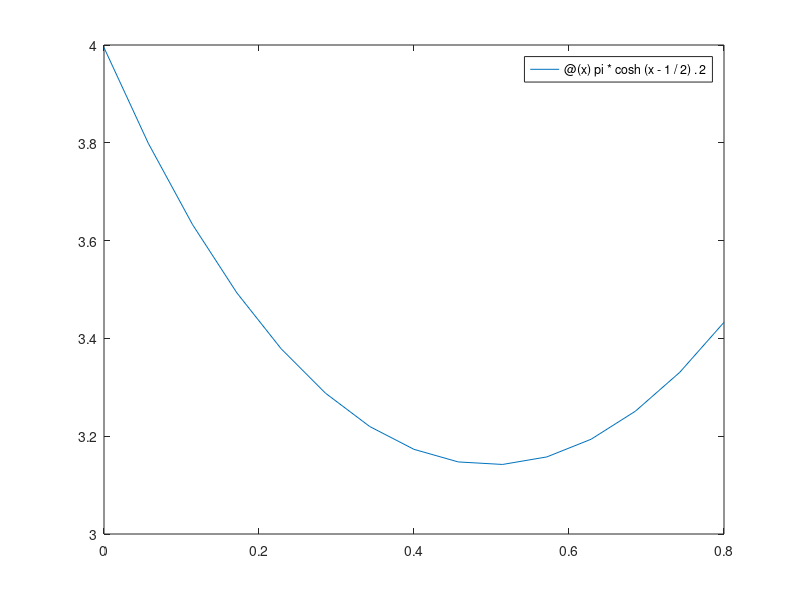

Reproduce this figure in MATLAB. (Note: this script raises an error after producing the figure.)
clear
close all
clc

f = @(x) pi*cosh(x - 1/2).^2;

a = 0;
b = 0.8;

VEx = pi*((sinh(1) + sinh(3/5))/4 + 2/5);

% Punto 1

fplot(f, [a b])
close

% Punto 2, 3, 4

% Funzioni pmedcomp, trapcomp, simpcomp

% Punto 5

N = 1:20;
V = zeros(3, length(N));

for n = N
    V(1, n) = pmedcomp(a, b, n, f);
    V(2, n) = trapcomp(a, b, n, f);
    V(3, n) = simpcomp(a, b, n, f);
end

plot(N, V, '*-', N, VEx*ones(size(N)))
legend('Pto Medio', 'Trapezi', 'Simpson', 'Esatto')
grid on
close

% Punto 6

E = abs(V - VEx * ones(size(V)));
H = (b-a)./N;

loglog(H, E, 'o', H, H.^2, H, H.^4)
grid on
close

% Punto 7

toll = 1e-5;

d2f = matlabFunction(diff(str2sym(func2str(f)), 2));
d4f = matlabFunction(diff(str2sym(func2str(f)), 4));

xV = linspace(a, b, 1e3);

NPm = ceil((b-a) * sqrt((b-a)/(24*toll) * max(d2f(xV))));
NTr = ceil((b-a) * sqrt((b-a)/(12*toll) * max(d2f(xV))));
NSp = ceil((b-a) * nthroot((b-a)/(16*180*toll) * max(d4f(xV)), 4));

V1(1, 1) = pmedcomp(a, b, NPm, f);
V1(2, 1) = trapcomp(a, b, NTr, f);
V1(3, 1) = simpcomp(a, b, NSp, f);

E1 = abs(V1 - VEx*ones(size(V1))); % tutti dell'ordine 1e-6 OK

% Punto 8

% Funzione gausscomp

% Punto 9

N = 1:20;
VGs = zeros(size(N));

for n = N
    VGs(n) = gausscomp(a, b, n, f);
end

plot(N, VGs, N, VEx*ones(size(N)), N, V(2:end, :))
legend('Gauss-Legedre', 'Esatto', 'Trapezi', 'Simpson')
grid on
close

EGs = abs(VGs - VEx * ones(size(VGs)));
H = (b-a)./N;

figure
loglog(H, EGs, 'o', H, E(2:end, :), '*', H, H.^2, H, H.^4)
legend('Gauss-Legendre', 'Trapezi', 'Simpson', 'H^2', 'H^4')
grid on
close